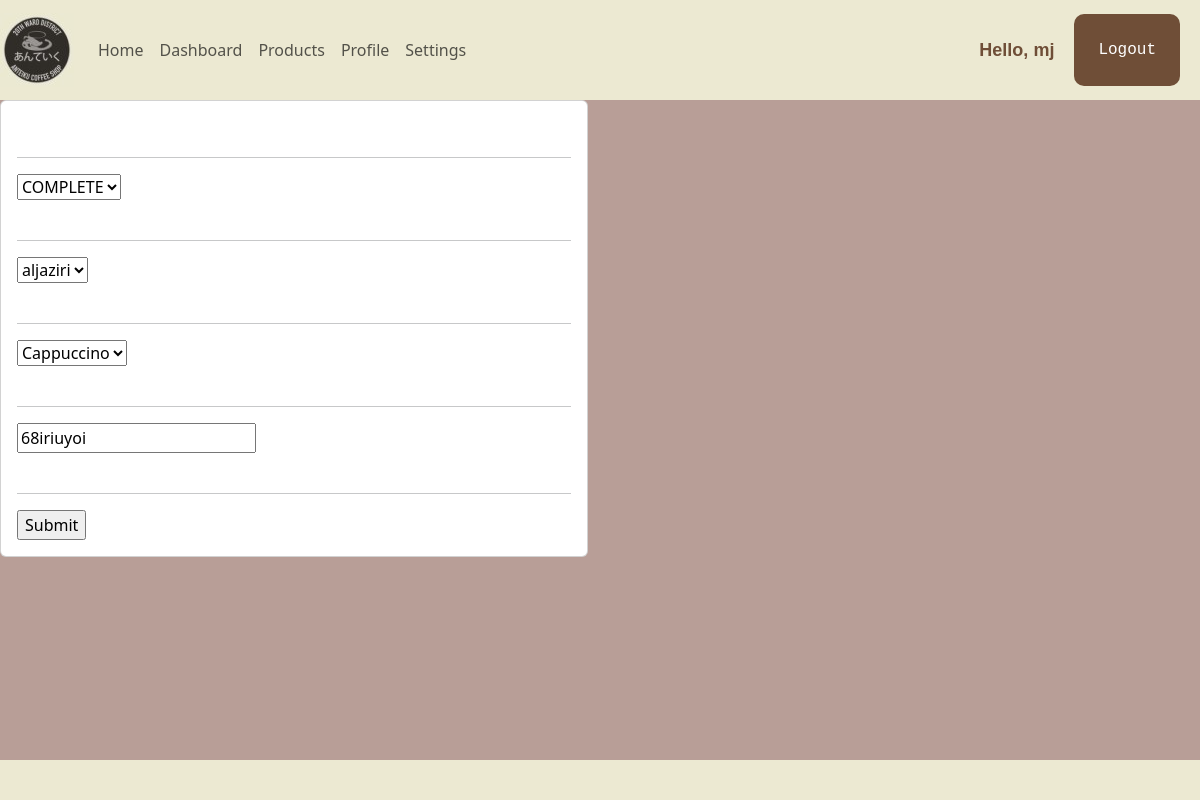
Page /update_order/29 (signed in) on the earlier database version.
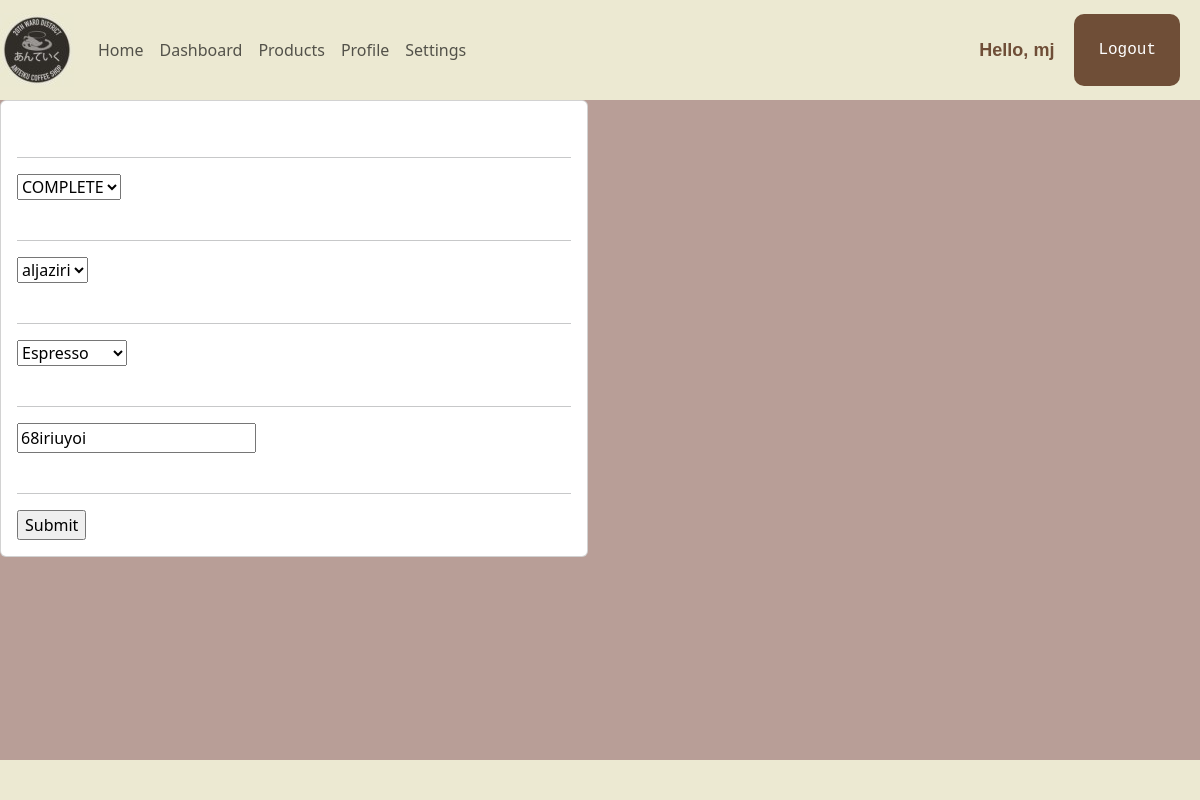
Same page on the later database version.
### shopFront/models.py (models this page shows)
class Order(models.Model):
    placed_at = models.DateTimeField(auto_now_add=True)
    payment_status = models.CharField(max_length=20,choices=PAYMENT_STATUS_CHOICES,default=PAYMENT_STATUS_PENDING)
    customer = models.ForeignKey(Customer,on_delete=models.PROTECT)
    product = models.ForeignKey(Product,null=True, on_delete=models.PROTECT)
    note = models.CharField(max_length=1000, null=True)
    def __str__(self):
        return self.product.title

### shopFront/decorators.py (the view)
		def wrapper_func(request, *args, **kwargs):
			group = None
			if request.user.groups.exists():
				group = request.user.groups.all()[0].name
			if group in allowed_roles:
				return view_func(request, *args, **kwargs)
			else:
				return HttpResponse('You are not authorized to view this page')

### shopFront/forms.py
class OrderForm(ModelForm):
    class Meta:
        model = Order
        fields = '__all__'

### shopFront/models.py (called while the page is built)
    def __str__(self):
        return self.title

    def __str__(self):
        return self.last_name

### shopFront/views.py (called while the page is built)
@login_required(login_url='loginPage')
@allowed_users(allowed_roles=['admin'])
def updateOrder(request,pk):
    order = Order.objects.get(id=pk)
    form = OrderForm(instance=order)
    print('ORDER:', order)
    if request.method == 'POST':
        form = OrderForm(request.POST,instance=order)
        if form.is_valid():
            form.save()
            return redirect(reverse('dashboardPage'))
    context = {'form':form}
    return render(request,'shopFront/order_form.html',context)

### shopFront/templates/shopFront/order_form.html (shortened to what this page needs)
{%  extends 'shopFront/main.html' %}
{% load static %}
{% block content %}
<div class="row">
	<div class="col-md-6">
		<div class="card card-body">
			<form action="" method="POST">
				{% for field in form %}
					<br>
					<hr>
					{{field}}
					<br>
				{% endfor %}
				<br>
				<hr>
				<input type="submit" name="Submit">
			</form>
		</div>
	</div>
</div>
<div class="footer">
</div>
{% endblock %}

Differences in the rows shown:
changed Order "COMPLETE": product "Cappuccino" → "Espresso"
